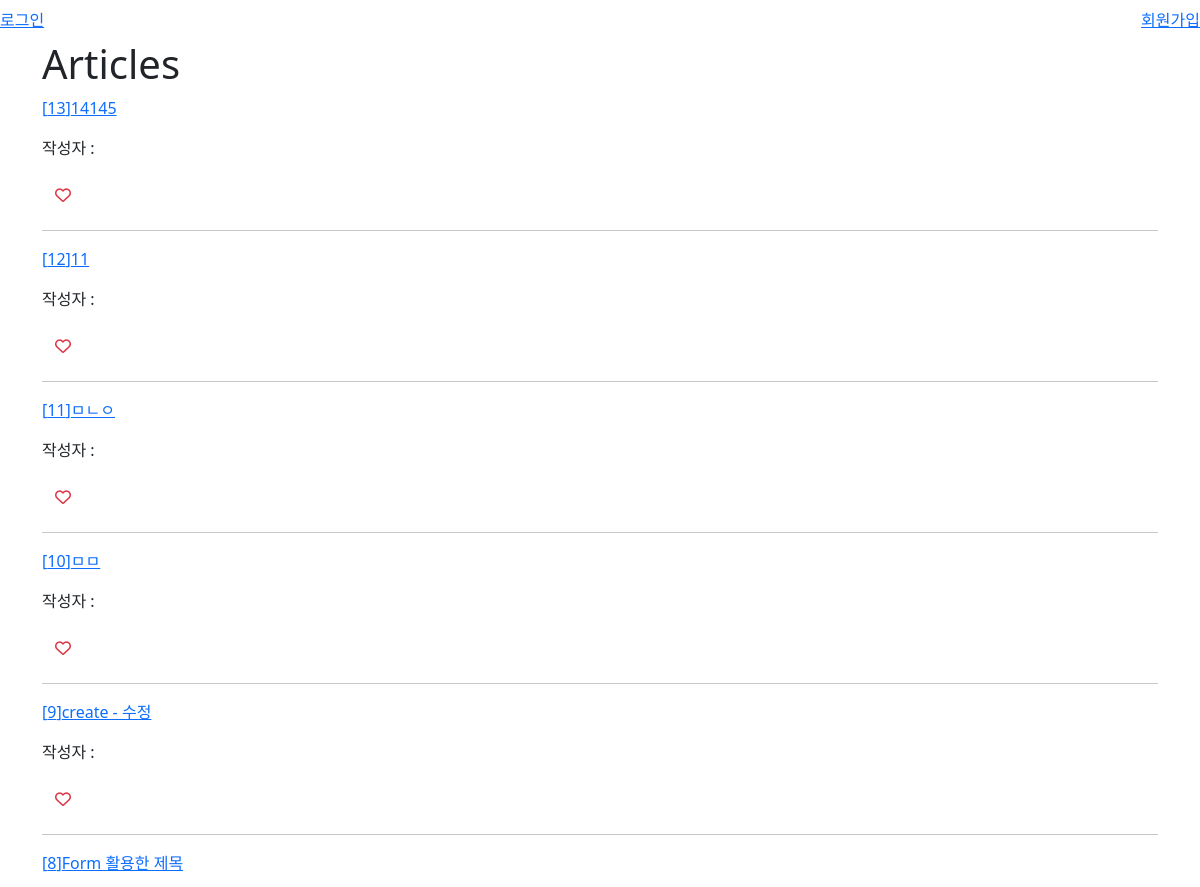
/articles/ (upper part), run on an earlier commit of the app's database.
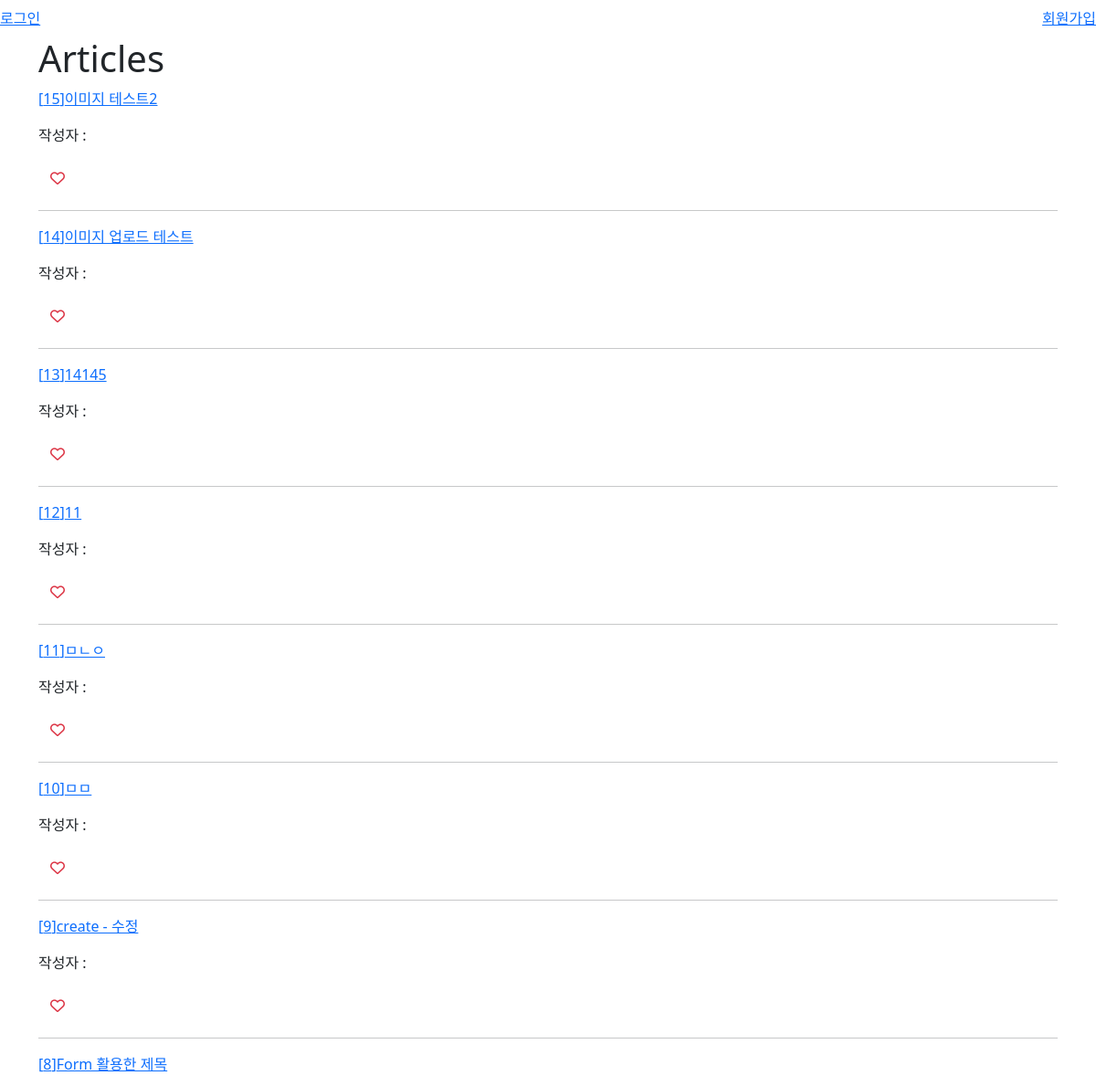
And on a later commit of the database.
### articles/models.py (models this page shows, shortened)
class Article(models.Model):
    title = models.CharField(max_length=50)
    content = models.TextField()
    created_at = models.DateTimeField(auto_now_add=True)
    updated_at = models.DateTimeField(auto_now=True)
    image = models.ImageField(upload_to='images/', blank=True)
    author = models.ForeignKey(
        settings.AUTH_USER_MODEL,
        on_delete=models.CASCADE,
        related_name="articles"
        )
    like_users = models.ManyToManyField(
        settings.AUTH_USER_MODEL,
        related_name="like_articles"
        )

### articles/views.py (the view)
# urls.py: path("", views.articles, name="articles"),
def articles(request):
    articles = Article.objects.all().order_by("-id")
    context = {"articles" : articles}
    return render(request, "articles/articles.html", context)

### articles/templates/articles/articles.html (shortened to what this page needs)
{% extends 'base.html' %}
{% block content %}
    <h1>Articles</h1>
    {% for article in articles %}
        <a href="{% url "articles:article_detail" article.pk %}">
            <p>[{{article.pk}}]{{article.title}}</p>
        </a>
        <p>작성자 : {{article.author.username}}</p>
        <form action="{% url "articles:like" article.pk %}" method="POST">
            {% if request.user in article.like_users.all %}
                <button class="btn btn-link text-danger">
                    <i class="fa-solid fa-heart"></i>
                </button>
            {% else %}
                <button class="btn btn-link text-danger">
                    <i class="fa-regular fa-heart"></i>
                </button>
            {% endif %}
        </form>
        <hr>
    {% endfor %}
    <br>
{% endblock content %}

What changed in the data, as far as the page shows it:
added Article: pk "15", title "이미지 테스트2"
added Article: pk "14", title "이미지 업로드 테스트"
